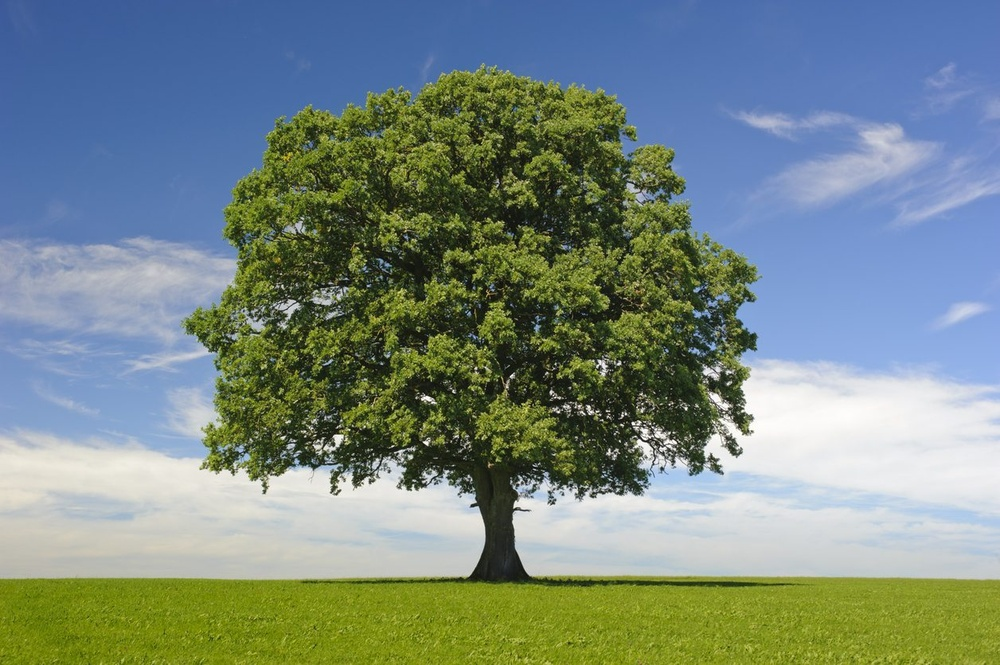
#> input picture tree.jpg, 1000 x 665 px, shrunk from 1256 x 835 before the run
$ python flip_rotate.py
#> lines starting #> are read from the running program, lines starting #| are printed output that depends on the picture
# import  image module
from PIL import Image

# Open an already existing image and create image object
imageObject = Image.open(r'tree.jpg')
#> imageObject is the input picture: PIL image 1000x665 RGB; mean R, G, B 119.9, 136.7, 130.7

# perform a flip of left and right
hori_flippedImage = imageObject.transpose(Image.FLIP_LEFT_RIGHT)
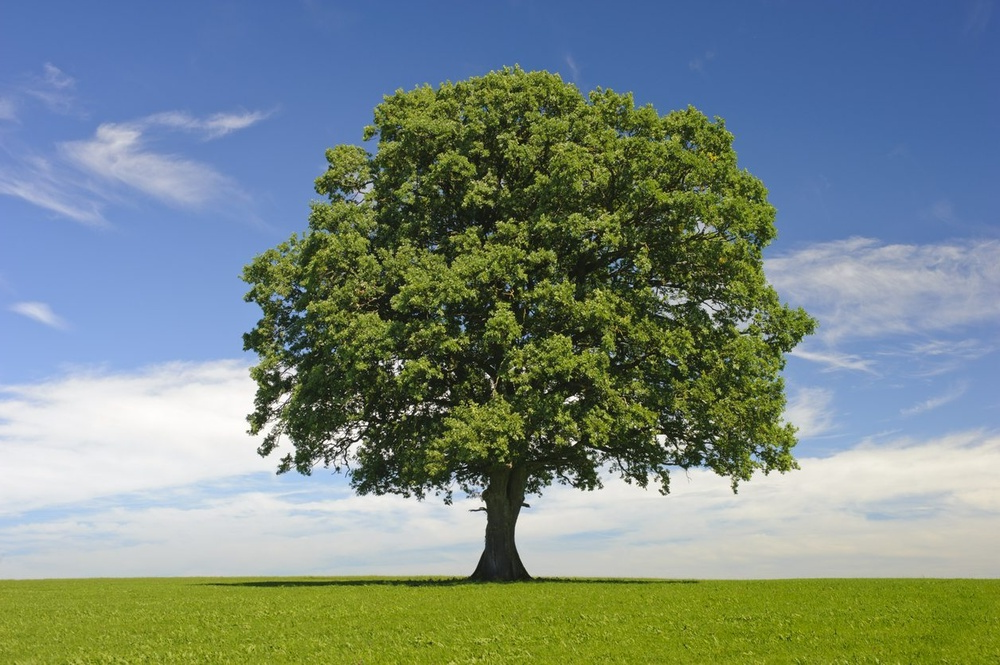
#> hori_flippedImage: PIL image 1000x665 RGB; mean R, G, B 119.9, 136.7, 130.7

# display the original image
imageObject.show()

# display the horizontal flipped image
hori_flippedImage.show()
